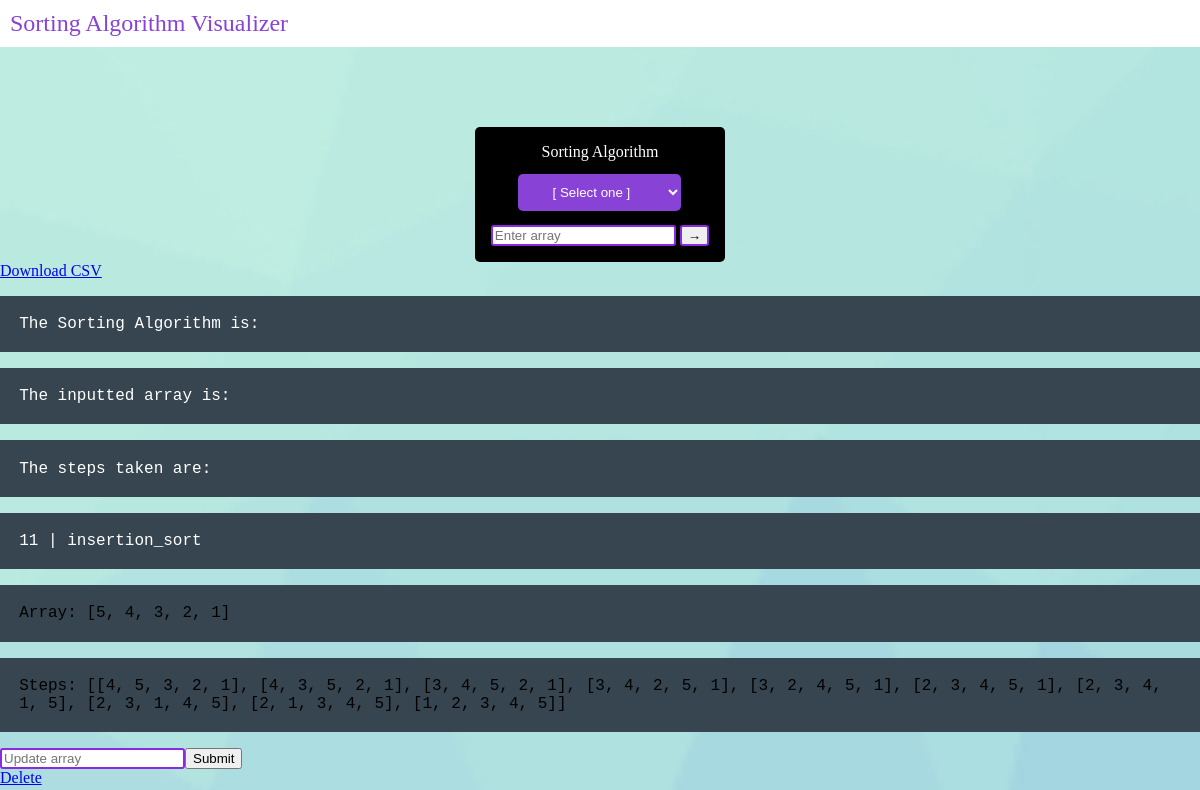
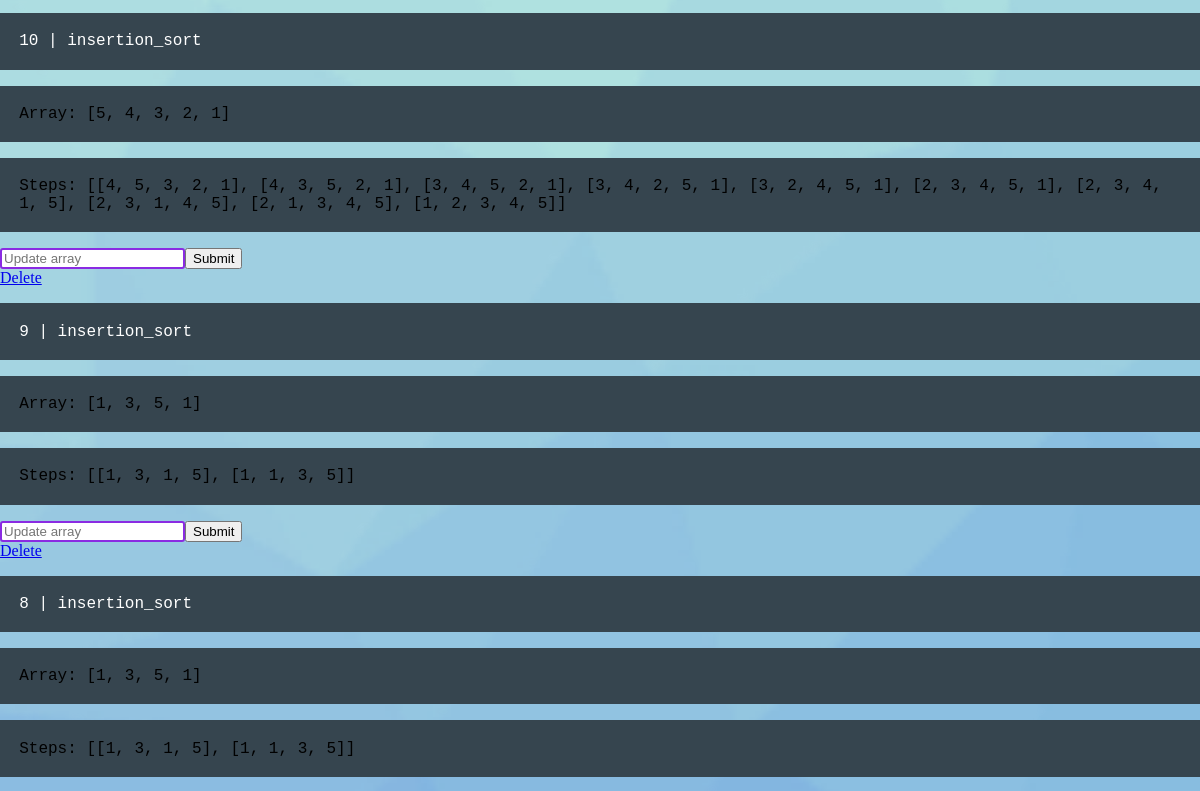
Before: / (upper part) with the older database file (2 pictures, top to bottom).
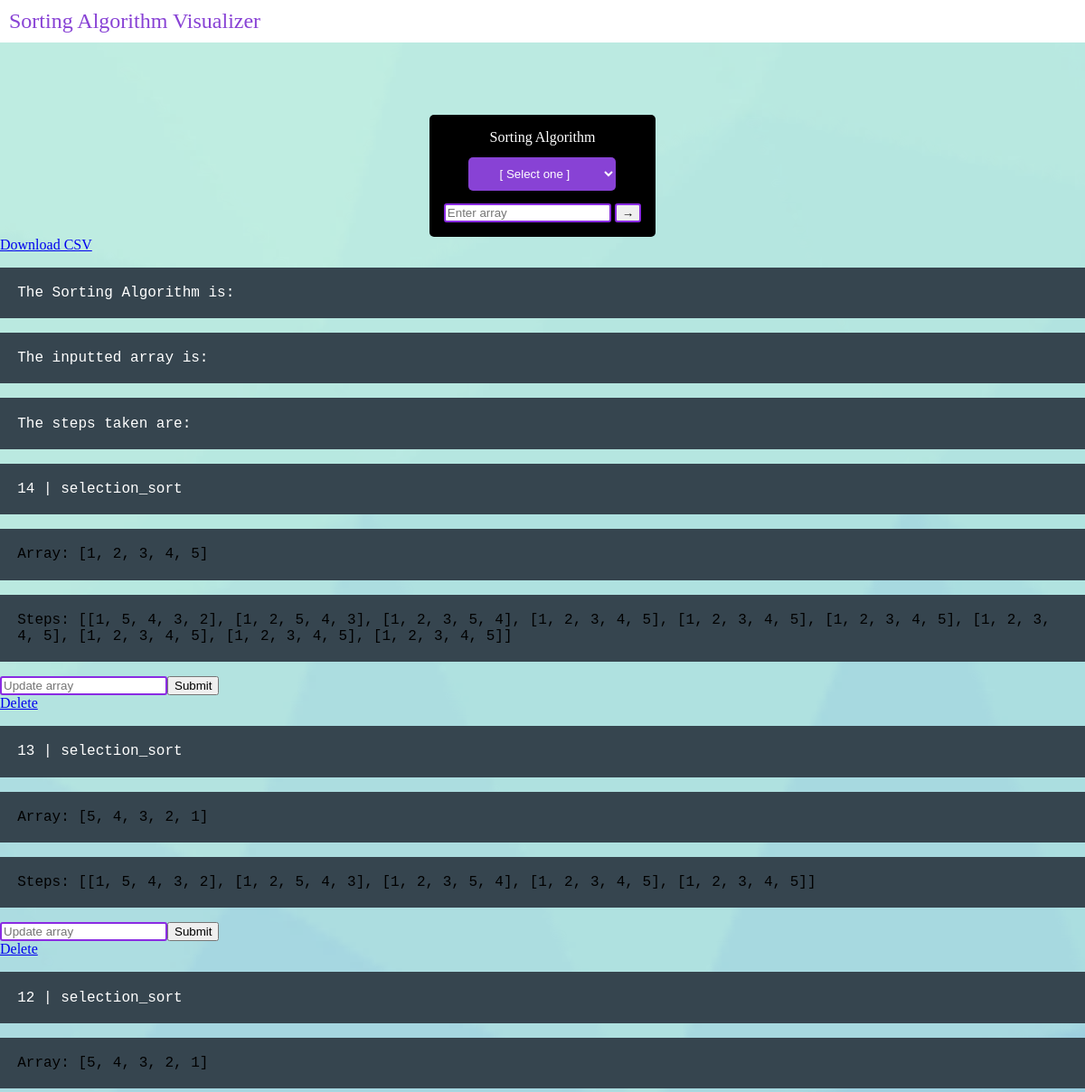
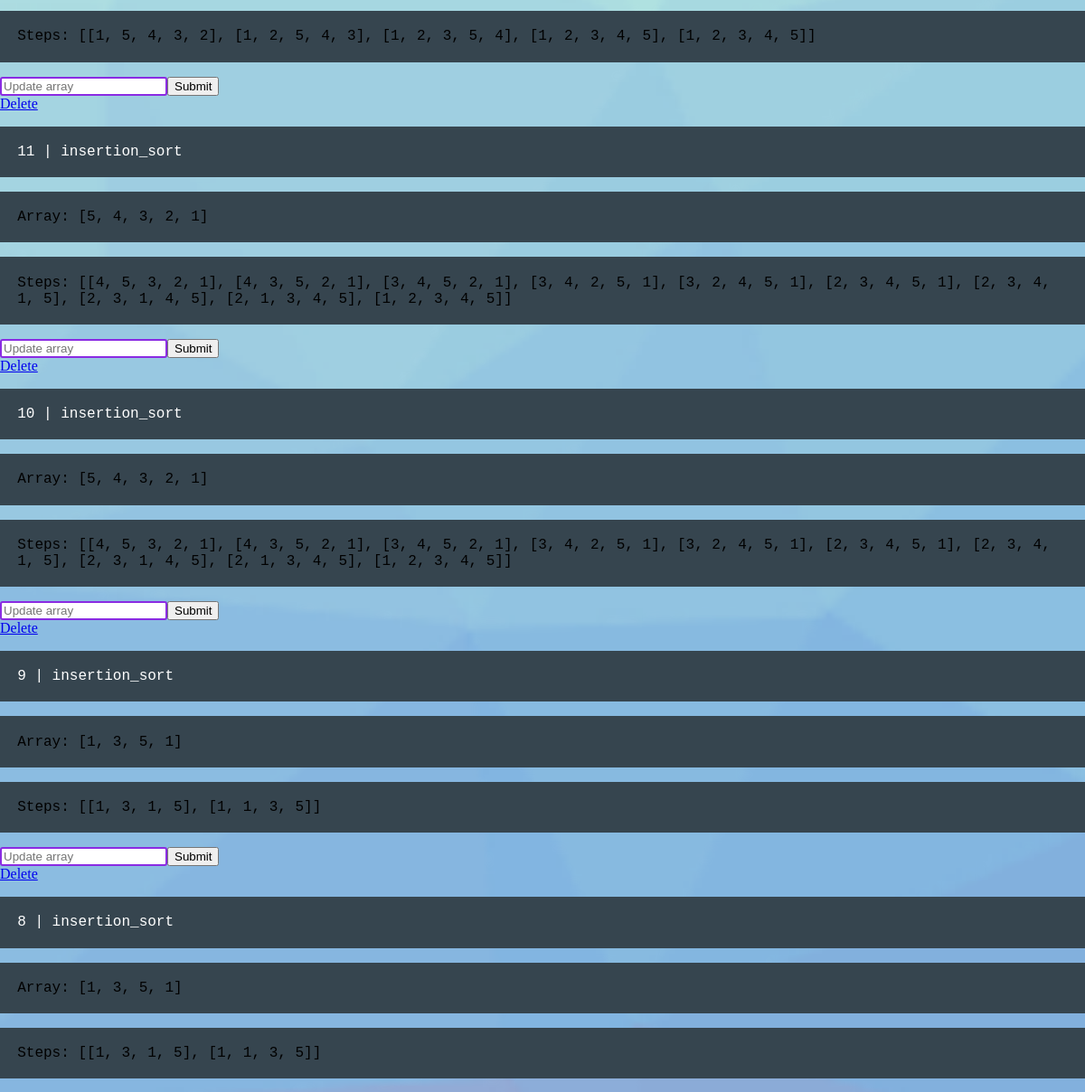
After: the same page with the newer database file (2 pictures, top to bottom).
### app.py (models this page shows)
class SortingEntry(db.Model):
    id = db.Column(db.Integer, primary_key=True)
    title = db.Column(db.String(100))
    past_array = db.Column(db.String(10000))
    steps_array = db.Column(db.String(10000))

### app.py (the view)
@app.route("/", methods=["POST", "GET"])
def home():
    all_sorting_entries = SortingEntry.query.all()
    if request.method == "POST":
        inputted_arr = request.form["numbers"]
        inputted_sorting_alg = request.form["sorting"]
        converted_arr = convert_str_to_array(inputted_arr)
        result = select_sorting_alg(inputted_sorting_alg, converted_arr)
        sorting_alg = result[0]
        array_str = result[1]
        id = result[2]
        new_sort = SortingEntry(
            title=id,
            past_array=str(converted_arr),
            steps_array=array_str)
        db.session.add(new_sort)
        db.session.commit()
        print(all_sorting_entries)
        return render_template('index.html', sorting=sorting_alg,
                               original=inputted_arr, arr=array_str, sort_lists=all_sorting_entries)
    else:
        return render_template('index.html', sort_lists=all_sorting_entries)

### templates/index.html (shortened to what this page needs)
<!DOCTYPE html>
<html lang="en">
<head>
    <link href="{{ url_for('static',filename='styles.css') }}" rel="stylesheet" type="text/css" />
</head>
<nav>
    <div>Sorting Algorithm Visualizer</div>
</nav>
<body>
    <div class="text">
        <div class="input-group">
            <div><label for="sorting_algorithm">Sorting Algorithm</label></div>
            <div>
                <form action="#" method="post">
                    <select name="sorting" id="sorting">
                        <option value="" selected>[ Select one ]</option>
                    </select>
                    <div class="input"><input type="text" name="numbers" id="numbers" placeholder="Enter array"> <button onclick="order()">→</button> </div>
                </form>
            </div>
        </div>
    </div>
    <a href="/create_csvs">Download CSV</a>
    <div class="step">
        <p>The Sorting Algorithm is: {{sorting}}</p>
        <p>The inputted array is: {{original}}</p>
        <p>The steps taken are: {{arr}}</p>
    </div>
    {% for new_sort in sort_lists[::-1] %}
        <p class="past_sort">{{new_sort.id}} | {{new_sort.title}}</p>
        <p>Array: {{new_sort.past_array}}</p>
        <p>Steps: {{new_sort.steps_array}}</p>
        <form action="{{ url_for('update', new_sort_id=new_sort.id) }}" method="post">
            <input type="text" name="number" id="number" placeholder="Update array"><input type="submit">
        </form>
        <a href="/delete/{{new_sort.id}}">Delete</a>
    {% endfor %}
</body>
</html>

### static/styles.css (style rules this page uses)
body { background-image: url('/static/images/background.png'); background-size: cover; margin: 0; }
nav { background-color: #ffffff; display: flex; padding: 10px; position: static; }
nav > div { color: #8842d5; font-size: 3ch; user-select: none; font-family: Georgia, 'Times New Roman', Times, serif; }
div { color: white; }
select { padding: 10px 30px; border-style: none; color: white; background-color: #8842d5; border-radius: 5px; margin: 1em; }
input[type=text], button { border: 2px solid blueviolet; border-radius: 3px; }
.text { background-color: black; text-align: center; width: fit-content; margin: auto; margin-top: 5em; border-radius: 5px; padding: 2ch; }
p { padding: 2ch; font-family: 'Courier New', Courier, monospace; background-color: rgb(54, 69, 79); }
.past_sort { color: white; }

Changed rows visible on the page:
added SortingEntry: id "14", title "selection_sort", past_array "[1, 2, 3, 4, 5]", steps_array "[[1, 5, 4, 3, 2], [1, 2, 5, 4, 3], [1, 2, 3, 5, 4], [1, 2, 3, 4, 5], [1, 2, 3, 4, 5], [1, 2, 3, 4, 5], [1, 2, 3, 4, 5], [1, 2, 3, 4, 5], [1, 2, 3, 4, 5], [1, 2, 3, 4, 5]]"
added SortingEntry: id "13", title "selection_sort", past_array "[5, 4, 3, 2, 1]", steps_array "[[1, 5, 4, 3, 2], [1, 2, 5, 4, 3], [1, 2, 3, 5, 4], [1, 2, 3, 4, 5], [1, 2, 3, 4, 5]]"
added SortingEntry: id "12", title "selection_sort", past_array "[5, 4, 3, 2, 1]", steps_array "[[1, 5, 4, 3, 2], [1, 2, 5, 4, 3], [1, 2, 3, 5, 4], [1, 2, 3, 4, 5], [1, 2, 3, 4, 5]]"
